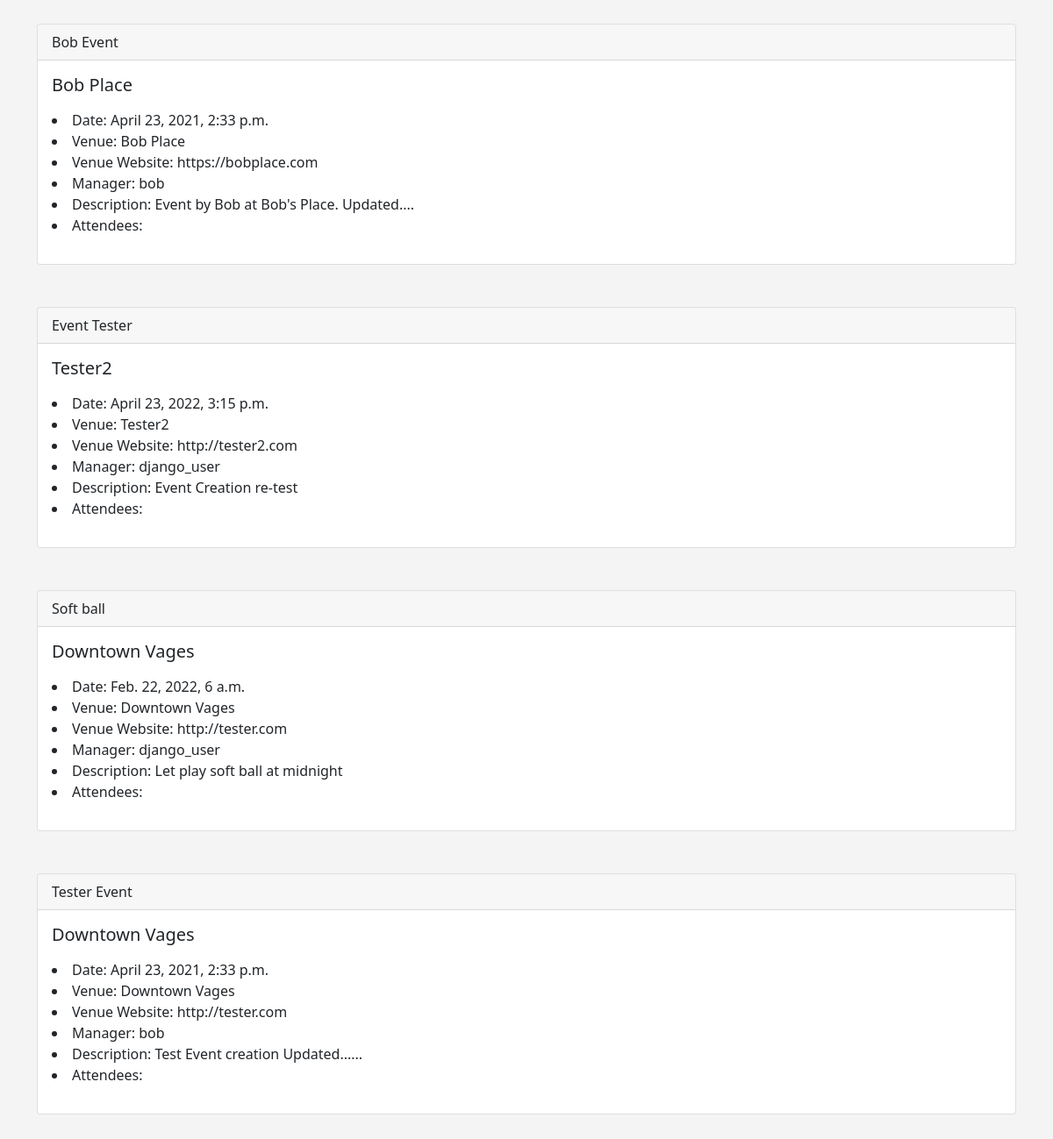
Before: /events (lower part) with the older database file.
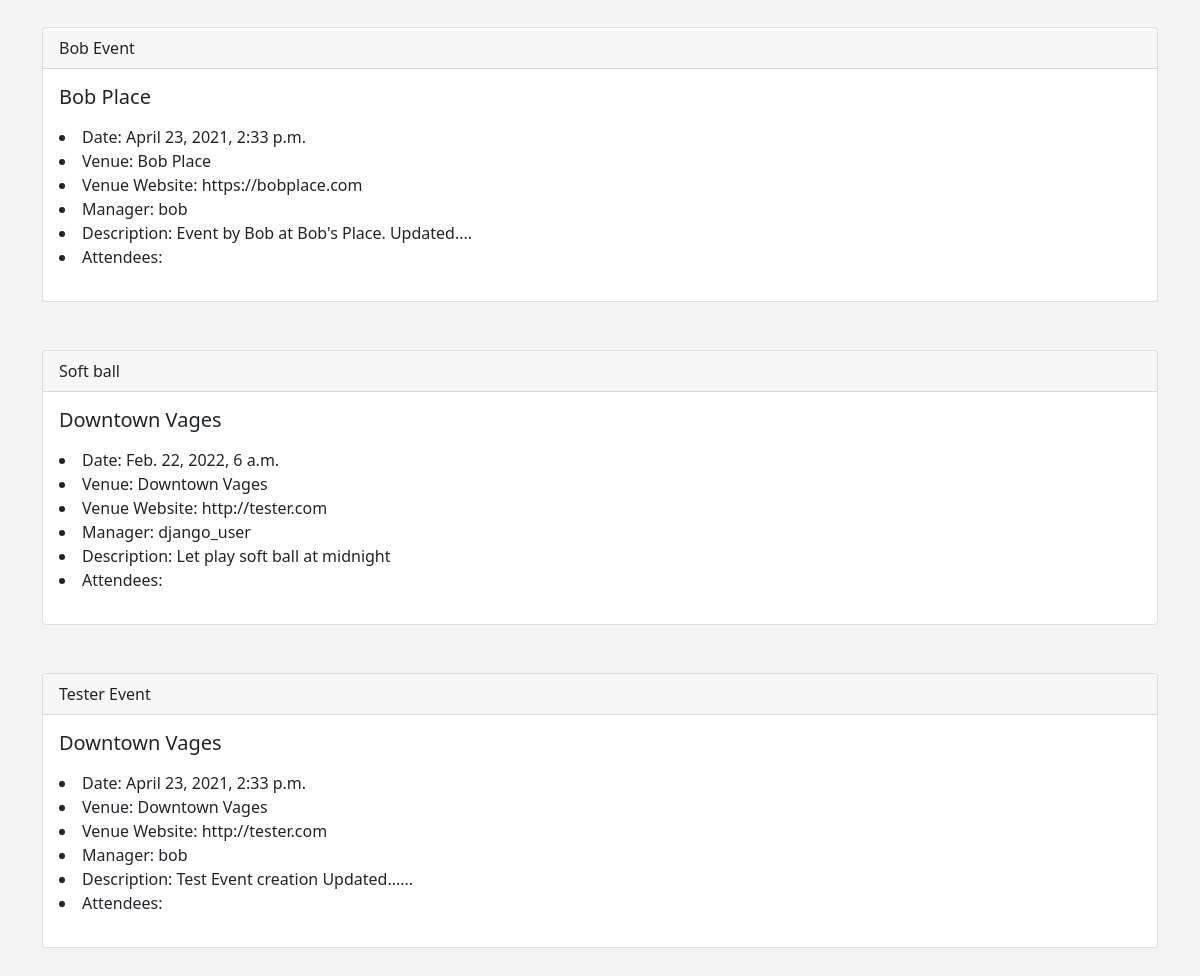
After: the same page with the newer database file.
### events/models.py (models this page shows)
class Event(models.Model):
    name = models.CharField('Event Name', max_length=122)
    event_date = models.DateTimeField('Event Date', )
    venue = models.ForeignKey(Venue, blank=True, null=True, on_delete=models.CASCADE)
    manager = models.ForeignKey(users, blank=True, null=True, on_delete=models.SET_NULL)
    description = models.TextField(blank = True)
    attendees = models.ManyToManyField(User, blank= True)
    def __str__(self):
        return self.name

class Venue(models.Model):
    name = models.CharField('Venue Name', max_length=122)
    address = models.CharField(max_length=300)
    zip_code = models.CharField('Zip Code', max_length=122)
    phone = models.CharField('Contact Phone', max_length=122, blank=True)
    web = models.URLField('Website Address', blank=True)
    email_address = models.EmailField('Email Address', blank=True)
    owner = models.IntegerField("Venue Owner", blank=False, default=1)
    def __str__(self):
        return self.name

### events/views.py (the view)
# urls.py: path('events', views.all_events, name="list-events"),
def all_events(request):
    event_list = Event.objects.all().order_by('name')
    return render(request,
        "events/event_list.html",
        {
            "event_list": event_list
        })

### events/templates/events/event_list.html (shortened to what this page needs)
{% extends 'events/base.html' %}
{% block content %}
    <br>
    {% for event in event_list %}
    <div class="card">
        <div class="card-header">
            {{ event }}
        </div>
        <div class="card-body">
          <h5 class="card-title">{{ event.venue }}</h5>
          <p class="card-text">
            <li>Date: {{ event.event_date }}</li>
            <li>Venue: {{ event.venue }}</li>
            <li>Venue Website: {{ event.venue.web }}</li>
            <li>Manager: {{ event.manager }}</li>
            <li>Description: {{ event.description }}</li>
            <li>Attendees: {% for user in event.attendees.all %} {{ user }} {% endfor %} </li>
          </p>
        </div>
      </div>
        <br><br>
    {% endfor %}
{% endblock%}

### events/templates/events/base.html (shortened to what this page needs)
<!doctype html>
<html lang="en">
  <head>
    <link href="https://cdn.jsdelivr.net/npm/bootstrap@5.0.2/dist/css/bootstrap.min.css" rel="stylesheet">
  </head>
  <body>
      <br>
      <div class="container">
        {% block content %}
        {% endblock %}
      </div>
  </body>
</html>

### events/templates/events/base.html (style rules this page uses)
body { background: #f4f4f4 ; }

Changed rows visible on the page:
removed Event: name "Event Tester", venue "Tester2", event_date "April 23, 2022, 3:15 p.m.", venue.web "http://tester2.com", manager "django_user", description "Event Creation re-test"
